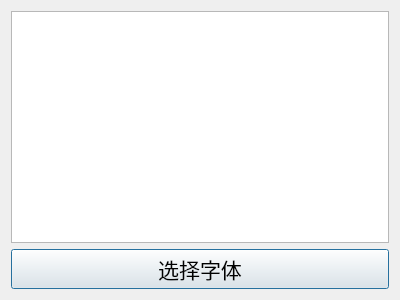
<?xml version="1.0" encoding="UTF-8"?>
<ui version="4.0">
 <class>Dialog</class>
 <widget class="QDialog" name="Dialog">
  <property name="geometry">
   <rect>
    <x>0</x>
    <y>0</y>
    <width>400</width>
    <height>300</height>
   </rect>
  </property>
  <property name="windowTitle">
   <string>Dialog</string>
  </property>
  <layout class="QVBoxLayout" name="verticalLayout">
   <item>
    <widget class="QTextEdit" name="textEdit"/>
   </item>
   <item>
    <widget class="QPushButton" name="pushButton">
     <property name="font">
      <font>
       <pointsize>16</pointsize>
      </font>
     </property>
     <property name="text">
      <string>选择字体</string>
     </property>
    </widget>
   </item>
  </layout>
 </widget>
 <resources/>
 <connections/>
</ui>
